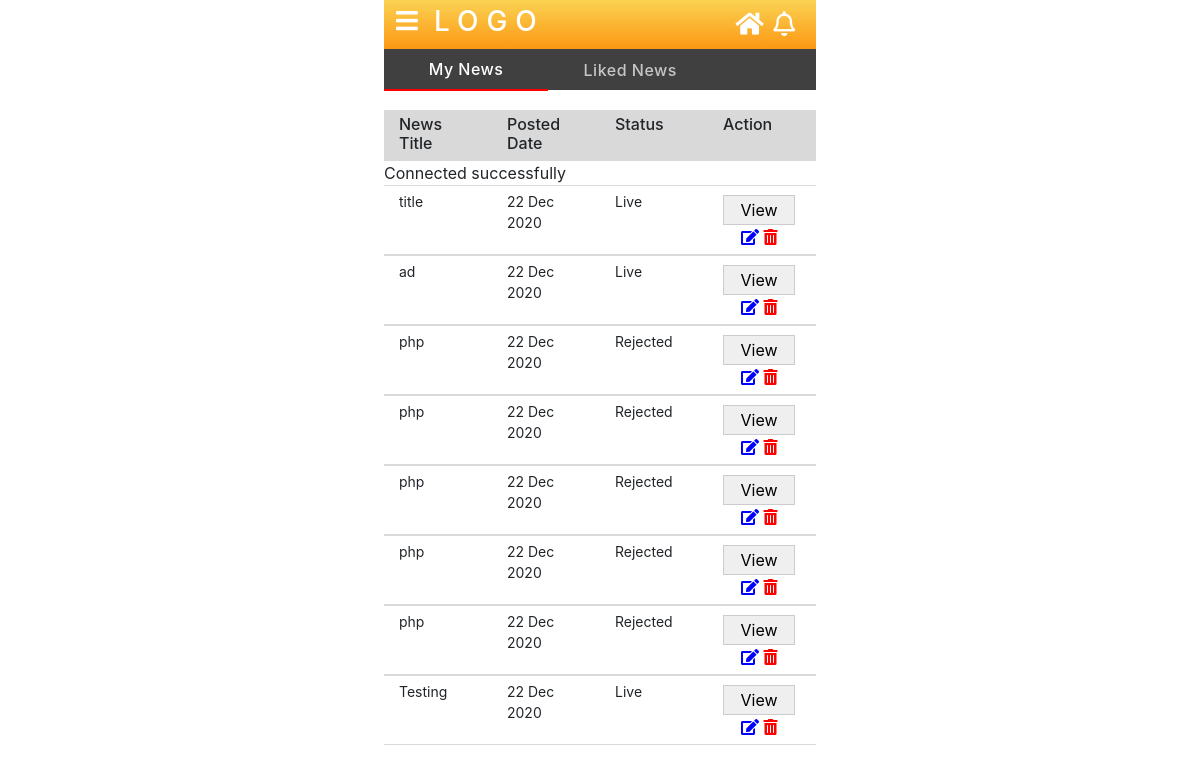
The page /public_html/user_panel/mynews.php on the database its author committed.
### tables this page shows
CREATE TABLE `posts` (
  `post_id` int(11) NOT NULL,
  `title` text NOT NULL,
  `description` text NOT NULL,
  `filename` varchar(100) NOT NULL,
  `url` text NOT NULL,
  `keywords` text NOT NULL,
  `date` date NOT NULL,
  `cat_id` text NOT NULL,
  `sub_id` int(11) NOT NULL,
  `state_id` text NOT NULL,
  `city_id` text NOT NULL,
  `district_id` text NOT NULL,
  `user_id` int(11) NOT NULL,
  `views` int(11) NOT NULL DEFAULT 0,
  `flag` int(11) NOT NULL DEFAULT 0,
  `status` int(2) DEFAULT 0
);

### public_html/user_panel/mynews.php (the view, shortened to what this page needs)
<!doctype html>
<html lang="en">
<head>
    <link rel="stylesheet" href="https://use.fontawesome.com/releases/v5.15.1/css/all.css">
    <link rel="stylesheet" href="https://cdnjs.cloudflare.com/ajax/libs/font-awesome/4.7.0/css/font-awesome.min.css">
    <link rel="stylesheet" href="https://cdn.jsdelivr.net/npm/bootstrap@4.5.3/dist/css/bootstrap.min.css">
    <link rel="stylesheet" href="style.css">
</head>
<body>
    <nav class="navbar navbar1">
        <div class="navbar-left">
            <button class="nav-btn" type="button" data-toggle="collapse" data-target="#navbarSupportedContent" aria-controls="navbarSupportedContent" aria-expanded="false" aria-label="Toggle navigation"><i class="fas fa-bars"></i></button>
            <a href="#">
                <h3>LOGO</h3>
            </a>
        </div>
        <div class="navbar-right">
            <button><i class="fas fa-home fa-lg nav-i1"></i></button>
            <button><i class="far fa-bell fa-lg nav-i1"></i></button>
        </div>
    </nav>
    <ul class="nav nav-tabs chat-tabs mynews">
        <li class="nav-item mynews-items">
            <a href="#mynews" class="nav-link mynews-link active" role="tab" data-toggle="tab">My News</a>
        </li>
        <li class="nav-item mynews-items">
            <a href="#likednews" class="nav-link" role="tab" data-toggle="tab">Liked News</a>
        </li>
    </ul>
    <div class="tab-content">
        <div role="tabpanel" class="tab-pane active" id="mynews">
            <div>
                <div class="row news-head">
                    <div class="col">
                        <h6>News Title</h6>
                    </div>
                    <div class="col">
                        <h6>Posted Date</h6>
                    </div>
                    <div class="col">
                        <h6>Status</h6>
                    </div>
                    <div class="col">
                        <h6>Action</h6>
                    </div>
                </div>
                <?php
                include 'db.php';
                $posts = mysqli_query($con, "SELECT * FROM posts where user_id = '".$_SESSION['register_id']."' ");
                while ($row = mysqli_fetch_array($posts)) {
                    $flag = $row['flag'];
                    if($flag == "0"){
                        $status = "Processing";
                    }elseif ($flag == "1") {
                        $status = "Live";
                    }else {
                        $status = "Rejected";
                    }
                    ?>
                    <div class="row mynews-row1">
                        <div class="col">
                            <p><?php echo $row['title']; ?></p>
                        </div>
                        <div class="col">
                            <p>22 Dec 2020</p>
                        </div>
                        <div class="col">
                            <p><?php echo $status; ?></p>
                        </div>
                        <div class="col">
                            <button class="mynews-action-btn1" onclick="location.href='newspage.php?msg=<?php echo $row['post_id']; ?>';">View</button>
                            <button class="mynews-action-btn" data-toggle="modal" data-target="#myModal"><i class="fas fa-edit i1"></i></button>
                            <button class="mynews-action-btn"><i class="fas fa-trash-alt i2"></i></button>
                        </div>
                    </div>
                 <?php } ?>
                </div>
            </div>
        </div>
    </body></html>

### public_html/user_panel/style.css (style rules this page uses)
* { margin: 0; padding: 0; }
.navbar1 { background: linear-gradient(#fbd253, #fc9813); }
button.nav-btn { border: none; background-color: transparent; color: #fff; font-size: 25px; margin-top: -5px; margin-left: -4px; outline: none; }
.navbar1 .navbar-left { display: flex; }
.navbar1 .navbar-left a { text-decoration: none; }
.navbar1 .navbar-left h3 { margin-left: 16px; letter-spacing: 8px; color: #fff; margin-bottom: 0; margin-top: -3px; }
.navbar1 .navbar-right button { background: none; border: none; outline: none; }
.navbar1 .navbar-right .nav-i1 { color: #fff; margin-right: 5px; font-size: 25px; }
.chat-tabs { border: none; width: 100%; background: #404040; }
.chat-tabs .nav-link { color: rgba(255, 255, 255, 0.7); font-weight: 500; letter-spacing: .5px; }
.chat-tabs .nav-link.active { border: none; border-color: none; background-color: transparent; color: #fff; border-bottom: 2px solid red; margin: 0 22px 1px; }
.mynews-items { width: 38%; text-align: center; }
.mynews .nav-link.active { margin: 0; }
.news-head { width: 100%; margin: auto; margin-top: 20px; background: #d9d9d9; padding: 5px 0 0; }
.mynews-row1 { width: 100%; margin: auto; padding: 5px 0; border-top: 1px solid #d9d9d9; border-bottom: 1px solid #d9d9d9; }
.mynews-row1 p { margin-bottom: 0; font-size: 14px; }
.mynews-action-btn { border: none; background: none; outline: none; }
.mynews-action-btn1 { padding: 2px 10px; width: 72px; margin-top: 4px; border: 1px solid #ccc; }
.mynews-action-btn .i1 { margin-left: 18px; color: blue; }
.mynews-action-btn .i2 { color: red; }
@media screen and (min-width: 780px) { body { padding: 0 32%; } }

### rows shown on the page
posts: title "title", flag "Live"
posts: title "ad", flag "Live"
posts: title "php", flag "Rejected"
posts: title "php", flag "Rejected"
posts: title "php", flag "Rejected"
posts: title "php", flag "Rejected"
posts: title "php", flag "Rejected"
posts: title "Testing", flag "Live"
